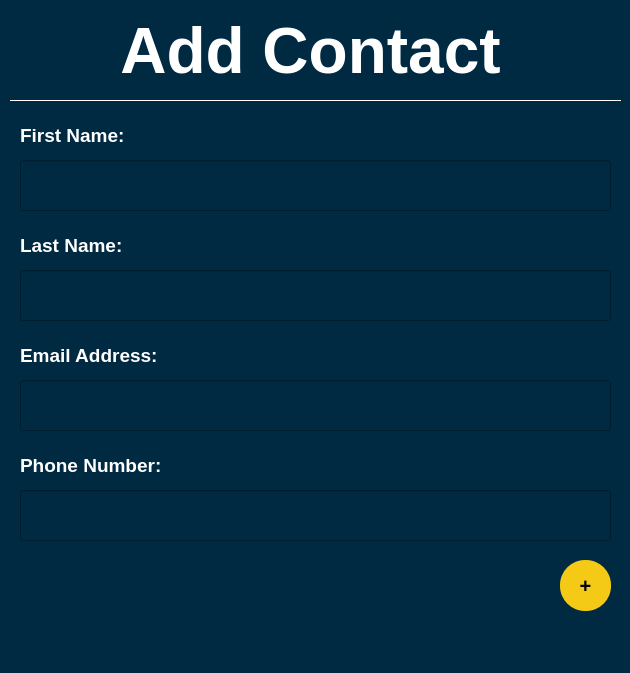
<?xml version="1.0" encoding="UTF-8"?>
<ui version="4.0">
 <class>Dialog</class>
 <widget class="QDialog" name="Dialog">
  <property name="geometry">
   <rect>
    <x>0</x>
    <y>0</y>
    <width>630</width>
    <height>673</height>
   </rect>
  </property>
  <property name="windowTitle">
   <string>Add</string>
  </property>
  <property name="styleSheet">
   <string notr="true">background-color:#002942</string>
  </property>
  <widget class="QLineEdit" name="lineEdit">
   <property name="geometry">
    <rect>
     <x>20</x>
     <y>160</y>
     <width>591</width>
     <height>51</height>
    </rect>
   </property>
   <property name="font">
    <font>
     <pointsize>10</pointsize>
     <weight>75</weight>
     <bold>true</bold>
    </font>
   </property>
   <property name="styleSheet">
    <string notr="true">color:white</string>
   </property>
  </widget>
  <widget class="QLabel" name="label">
   <property name="geometry">
    <rect>
     <x>0</x>
     <y>10</y>
     <width>621</width>
     <height>81</height>
    </rect>
   </property>
   <property name="font">
    <font>
     <pointsize>48</pointsize>
     <weight>75</weight>
     <bold>true</bold>
    </font>
   </property>
   <property name="styleSheet">
    <string notr="true">color:white</string>
   </property>
   <property name="text">
    <string>Add Contact</string>
   </property>
   <property name="alignment">
    <set>Qt::AlignCenter</set>
   </property>
  </widget>
  <widget class="Line" name="line_4">
   <property name="geometry">
    <rect>
     <x>10</x>
     <y>90</y>
     <width>611</width>
     <height>20</height>
    </rect>
   </property>
   <property name="styleSheet">
    <string notr="true">color:#FFFFFF</string>
   </property>
   <property name="frameShadow">
    <enum>QFrame::Plain</enum>
   </property>
   <property name="orientation">
    <enum>Qt::Horizontal</enum>
   </property>
  </widget>
  <widget class="QLabel" name="label_2">
   <property name="geometry">
    <rect>
     <x>20</x>
     <y>120</y>
     <width>591</width>
     <height>31</height>
    </rect>
   </property>
   <property name="font">
    <font>
     <pointsize>14</pointsize>
     <weight>75</weight>
     <bold>true</bold>
    </font>
   </property>
   <property name="styleSheet">
    <string notr="true">color:white</string>
   </property>
   <property name="text">
    <string>First Name:</string>
   </property>
   <property name="alignment">
    <set>Qt::AlignLeading|Qt::AlignLeft|Qt::AlignVCenter</set>
   </property>
  </widget>
  <widget class="QLineEdit" name="lineEdit_2">
   <property name="geometry">
    <rect>
     <x>20</x>
     <y>270</y>
     <width>591</width>
     <height>51</height>
    </rect>
   </property>
   <property name="font">
    <font>
     <pointsize>10</pointsize>
     <weight>75</weight>
     <bold>true</bold>
    </font>
   </property>
   <property name="styleSheet">
    <string notr="true">color:white</string>
   </property>
  </widget>
  <widget class="QLabel" name="label_3">
   <property name="geometry">
    <rect>
     <x>20</x>
     <y>230</y>
     <width>591</width>
     <height>31</height>
    </rect>
   </property>
   <property name="font">
    <font>
     <pointsize>14</pointsize>
     <weight>75</weight>
     <bold>true</bold>
    </font>
   </property>
   <property name="styleSheet">
    <string notr="true">color:white</string>
   </property>
   <property name="text">
    <string>Last Name:</string>
   </property>
   <property name="alignment">
    <set>Qt::AlignLeading|Qt::AlignLeft|Qt::AlignVCenter</set>
   </property>
  </widget>
  <widget class="QLineEdit" name="lineEdit_3">
   <property name="geometry">
    <rect>
     <x>20</x>
     <y>380</y>
     <width>591</width>
     <height>51</height>
    </rect>
   </property>
   <property name="font">
    <font>
     <pointsize>10</pointsize>
     <weight>75</weight>
     <bold>true</bold>
    </font>
   </property>
   <property name="styleSheet">
    <string notr="true">color:white</string>
   </property>
  </widget>
  <widget class="QLabel" name="label_4">
   <property name="geometry">
    <rect>
     <x>20</x>
     <y>340</y>
     <width>591</width>
     <height>31</height>
    </rect>
   </property>
   <property name="font">
    <font>
     <pointsize>14</pointsize>
     <weight>75</weight>
     <bold>true</bold>
    </font>
   </property>
   <property name="styleSheet">
    <string notr="true">color:white</string>
   </property>
   <property name="text">
    <string>Email Address:</string>
   </property>
   <property name="alignment">
    <set>Qt::AlignLeading|Qt::AlignLeft|Qt::AlignVCenter</set>
   </property>
  </widget>
  <widget class="QLabel" name="label_5">
   <property name="geometry">
    <rect>
     <x>20</x>
     <y>450</y>
     <width>591</width>
     <height>31</height>
    </rect>
   </property>
   <property name="font">
    <font>
     <pointsize>14</pointsize>
     <weight>75</weight>
     <bold>true</bold>
    </font>
   </property>
   <property name="styleSheet">
    <string notr="true">color:white</string>
   </property>
   <property name="text">
    <string>Phone Number:</string>
   </property>
   <property name="alignment">
    <set>Qt::AlignLeading|Qt::AlignLeft|Qt::AlignVCenter</set>
   </property>
  </widget>
  <widget class="QLineEdit" name="lineEdit_4">
   <property name="geometry">
    <rect>
     <x>20</x>
     <y>490</y>
     <width>591</width>
     <height>51</height>
    </rect>
   </property>
   <property name="font">
    <font>
     <pointsize>10</pointsize>
     <weight>75</weight>
     <bold>true</bold>
    </font>
   </property>
   <property name="styleSheet">
    <string notr="true">color:white</string>
   </property>
  </widget>
  <widget class="QPushButton" name="pushButton_Add">
   <property name="geometry">
    <rect>
     <x>560</x>
     <y>560</y>
     <width>51</width>
     <height>51</height>
    </rect>
   </property>
   <property name="font">
    <font>
     <pointsize>15</pointsize>
     <weight>75</weight>
     <bold>true</bold>
    </font>
   </property>
   <property name="cursor">
    <cursorShape>PointingHandCursor</cursorShape>
   </property>
   <property name="styleSheet">
    <string notr="true">background-color:#F4CA16;border-radius:25px;</string>
   </property>
   <property name="text">
    <string>+</string>
   </property>
  </widget>
  <widget class="QLabel" name="labelError">
   <property name="geometry">
    <rect>
     <x>10</x>
     <y>620</y>
     <width>611</width>
     <height>31</height>
    </rect>
   </property>
   <property name="font">
    <font>
     <pointsize>10</pointsize>
     <weight>75</weight>
     <bold>true</bold>
    </font>
   </property>
   <property name="styleSheet">
    <string notr="true">color:#9ACD32</string>
   </property>
   <property name="text">
    <string/>
   </property>
   <property name="alignment">
    <set>Qt::AlignLeading|Qt::AlignLeft|Qt::AlignVCenter</set>
   </property>
  </widget>
 </widget>
 <resources/>
 <connections/>
</ui>
